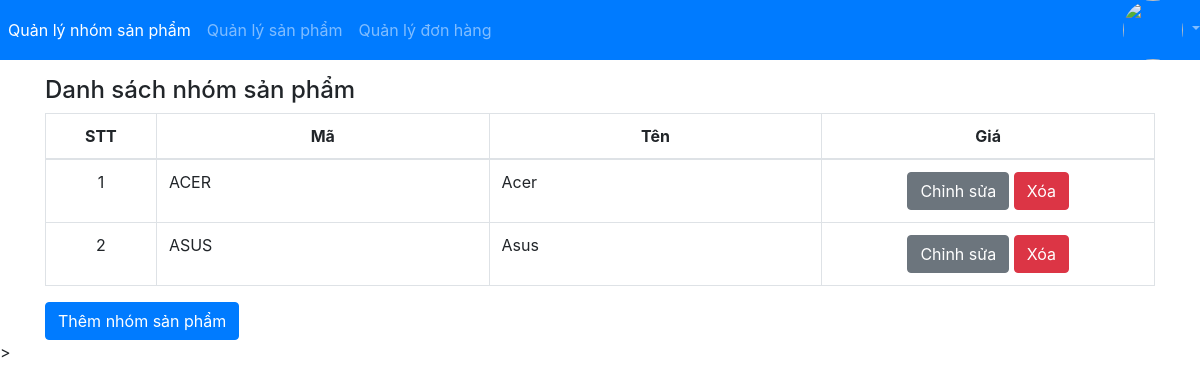
The page /staff/ (signed in) on the database its author committed.
### app/models.py (models this page shows, shortened)
class Category(models.Model):
    code = models.CharField(max_length=30, unique=True, verbose_name="Mã")
    name = models.CharField(max_length=200, verbose_name="Tên")

### app/views_staff.py (the view)
@login_required
def listCategory(request):
    categoryList = Category.objects.all()
    context = {'categoryList': categoryList}
    return render(request, 'staff/category/list.html', context)

### app/templates/staff/category/list.html (shortened to what this page needs)
{% extends "../base.html" %} {% block navbar %} {% with page=1 %}
{{block.super}} {% endwith %} {% endblock %} {% block content%}
<div class="container mt-3">
  <h4>Danh sách nhóm sản phẩm</h4>
  <table class="table table-bordered">
    <thead class="text-center">
      <tr>
        <th style="width: 10%">STT</th>
        <th style="width: 30%">Mã</th>
        <th style="width: 30%">Tên</th>
        <th style="width: 30%">Giá</th>
      </tr>
    </thead>
    <tbody>
       {% for c in categoryList %}
      <tr>
        <td class="text-center">{{forloop.counter}}</td>
        <td>{{c.code}}</td>
        <td>{{c.name}}</td>
        <td class="text-center">
          <a class="btn btn-secondary" href="/staff/update-category/{{c.id}}"
            >Chỉnh sửa</a
          >
          <a class="btn btn-danger" href="javascript:deleteItem({{c.id}})"
            >Xóa</a
          >
        </td>
      </tr>
      {% endfor %}
    </tbody>
  </table>
  <a class="btn btn-primary" href="/staff/create-category"
    >Thêm nhóm sản phẩm</a
  >
</div>
> {% endblock %}

### rows shown on the page
Category: code "ACER", name "Acer"
Category: code "ASUS", name "Asus"
